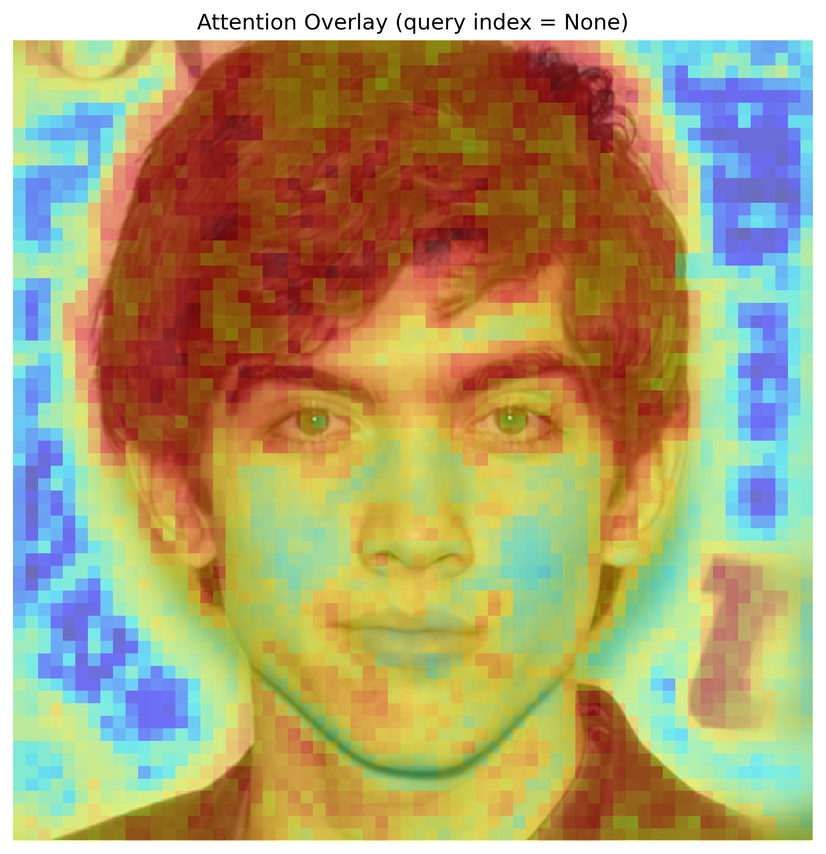
#> input picture image.png, 826 x 854 px, shrunk from 1908 x 1971 before the run
$ python make_mask_npy.py --mask_dir . --save_dir out
#> lines starting #> are read from the running program, lines starting #| are printed output that depends on the picture
import numpy as np
import cv2
import os
import argparse

IMG_EXTENSIONS = (".jpg", ".jpeg", ".png", ".bmp", ".tiff", ".webp")

def main():
    parser = argparse.ArgumentParser()
    parser.add_argument("--mask_dir", type=str, required=True, help="Path to directory containing mask images")
    parser.add_argument("--save_dir", type=str, required=True, help="Directory to save .npy files")
    args = parser.parse_args()

    mask_dir = args.mask_dir
    save_dir = args.save_dir

    if not os.path.isdir(mask_dir):
        raise NotADirectoryError(f"{mask_dir} is not a valid directory")
    if not os.path.exists(save_dir):
        os.makedirs(save_dir)  # save_dir가 없으면 생성

    # 디렉토리 내 모든 이미지 파일 처리
    for fname in os.listdir(mask_dir):
        if not fname.lower().endswith(IMG_EXTENSIONS):
            continue

        mask_path = os.path.join(mask_dir, fname)
        mask_img = cv2.imread(mask_path, 0)  # grayscale
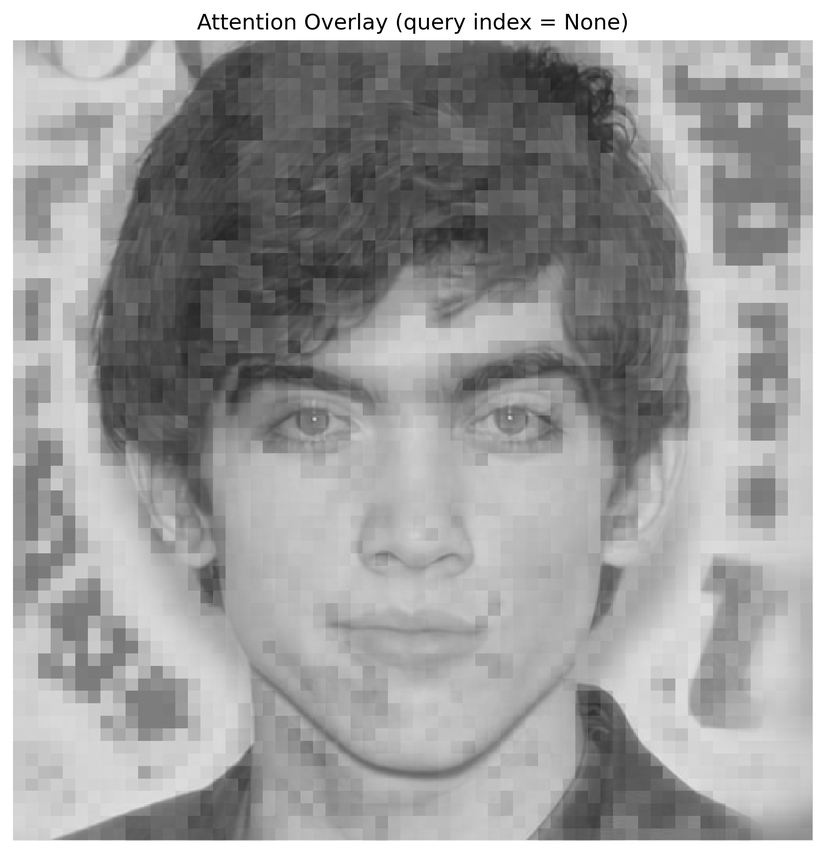
#> mask_img: shape (854, 826); min 0, max 255, mean 158.5
        if mask_img is None:
            print(f"Warning: could not load {mask_path}, skipping")
            continue

        mask_img = mask_img / 255.0  # Convert to 0~1 float

        # .npy 저장 경로를 save_dir로 변경
        base_name, _ = os.path.splitext(fname)
        mask_npy_path = os.path.join(save_dir, base_name + ".npy")

        np.save(mask_npy_path, mask_img.astype(np.float32))
        print("Saved mask:", mask_npy_path)

if __name__ == "__main__":
    main()
